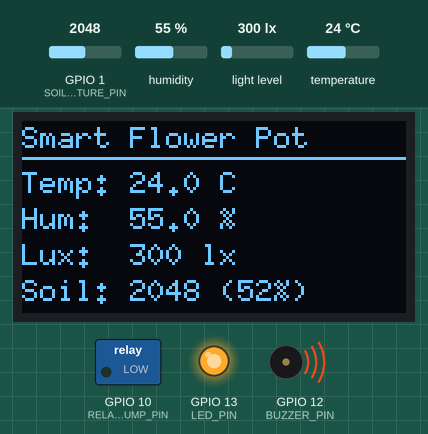
Bench run of a sketch on a simulated ESP32-S3. Shown: 128×64 one-colour display, switched loads named in the sketch (green lamp = pin HIGH), output pins drawn as LEDs (lit = HIGH), buzzer (waves = sounding, pin HIGH). The inputs (shaded band) are chosen by the test bench; at power-on: humidity 55 %, GPIO 1 (SOIL_MOISTURE_PIN) = 2048, light level 300 lx, temperature 24 °C. What the sketch prints to the serial monitor is not drawn.

Above: at 4.3 s.
4.4 s: humidity set to 22 %
At 5.6 s:
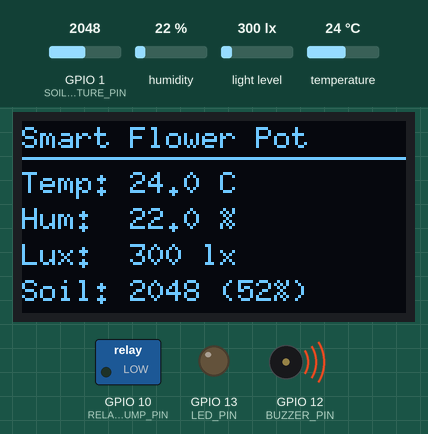
10.5 s: GPIO 1 (SOIL_MOISTURE_PIN) set to 2866
At 12.7 s:
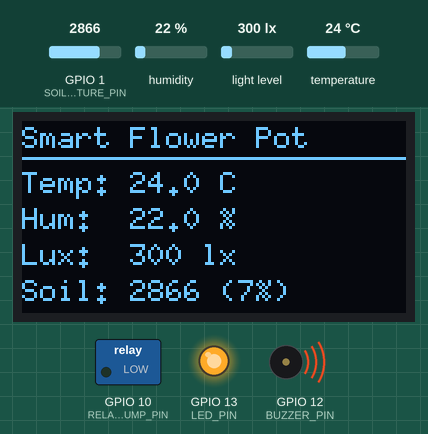
13.2 s: light level set to 40 lx
At 14.3 s:
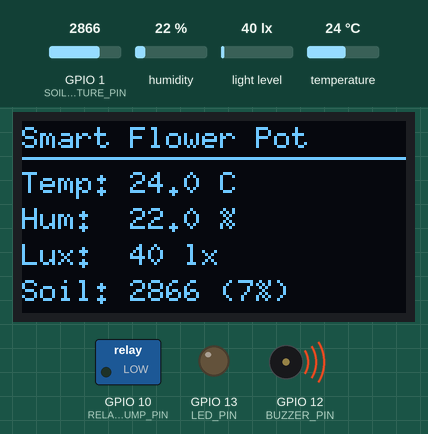
15.9 s: temperature set to 12 °C
At 18.6 s:
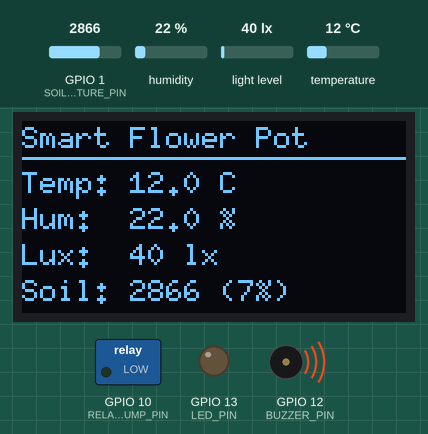
19.1 s: GPIO 1 (SOIL_MOISTURE_PIN) set to 3972
At 20.2 s:
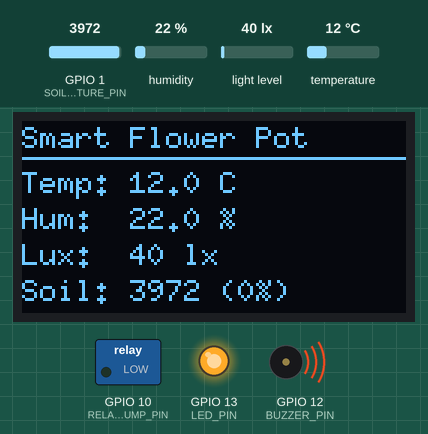
21.8 s: GPIO 1 (SOIL_MOISTURE_PIN) set to 1228
At 24.5 s:
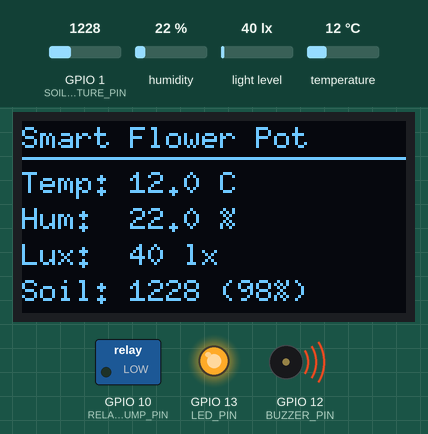
Timing chart, 0 to 26.3 s (numbered marks = the images above; inputs shaded):
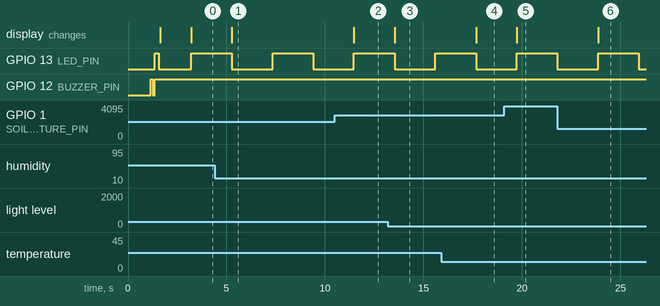

The sketch:

step2_sensor_test.ino
```cpp
/*
 * Step 2 - 传感器裸机测试 (含 OLED 显示)
 * 目的：验证 SHT30、BH1750、土壤湿度传感器是否正常读数
 *       并在 SH1106 OLED 上实时显示
 * 接线：SHT30/BH1750/SH1106 并联 I2C，土壤湿度 OUT->GPIO1
 * 库：Adafruit SHT31、BH1750、U8g2
 */

#include <Wire.h>
#include <U8g2lib.h>
#include <Adafruit_SHT31.h>
#include <BH1750.h>

// ==================== 引脚定义 ====================
#define SOIL_MOISTURE_PIN  1     // ADC1_CH0
#define RELAY_PUMP_PIN     10
#define BUZZER_PIN         12    // 低电平触发
#define LED_PIN            13

// ==================== I2C 地址 ====================
#define SHT30_ADDR   0x44
#define BH1750_ADDR  0x23

// ==================== 对象声明 ====================
Adafruit_SHT31 sht30 = Adafruit_SHT31(&Wire);
BH1750 bh1750;

// SH1106 1.3寸 128x64 OLED，硬件 I2C，无复位引脚
U8G2_SH1106_128X64_NONAME_F_HW_I2C u8g2(U8G2_R0, U8X8_PIN_NONE);

// ==================== 土壤湿度校准值 ====================
// 在空气中干燥时的 ADC 值（约 3000），完全浸水时（约 1200）
const int AIR_VALUE    = 3000;
const int WATER_VALUE  = 1200;

// ==================== 传感器状态 ====================
bool sht30_ok  = false;
bool bh1750_ok = false;

// ==================== I2C 重定向工具 ====================
void beginI2C() {
  Wire.begin(8, 9);       // SDA=GPIO8, SCL=GPIO9
  Wire.setClock(100000);  // 100kHz 标准模式
}

// ==================== 蜂鸣器自检 ====================
void buzzerBeep(int durationMs) {
  digitalWrite(BUZZER_PIN, LOW);   // 低电平触发
  delay(durationMs);
  digitalWrite(BUZZER_PIN, HIGH);  // 关闭
}

// ==================== OLED 初始化 ====================
bool initOLED() {
  u8g2.begin();
  u8g2.enableUTF8Print();  // 启用中文（如果需要）
  return true;
}

// ==================== OLED 显示数据 ====================
void displayData(float temp, float hum, float lux, int soilRaw, int soilPct) {
  u8g2.firstPage();
  do {
    // ---- 标题栏 ----
    u8g2.setFont(u8g2_font_6x10_tf);
    u8g2.setCursor(0, 9);
    u8g2.print("Smart Flower Pot");

    // 分隔线
    u8g2.drawHLine(0, 12, 128);

    // ---- 温度 ----
    u8g2.setCursor(0, 24);
    u8g2.print("Temp: ");
    if (!isnan(temp)) {
      u8g2.print(temp, 1);
      u8g2.print(" C");
    } else {
      u8g2.print("-- C");
    }

    // ---- 湿度 ----
    u8g2.setCursor(0, 36);
    u8g2.print("Hum:  ");
    if (!isnan(hum)) {
      u8g2.print(hum, 1);
      u8g2.print(" %");
    } else {
      u8g2.print("-- %");
    }

    // ---- 光照 ----
    u8g2.setCursor(0, 48);
    u8g2.print("Lux:  ");
    if (lux >= 0) {
      u8g2.print(lux, 0);
      u8g2.print(" lx");
    } else {
      u8g2.print("-- lx");
    }

    // ---- 土壤湿度 ----
    u8g2.setCursor(0, 60);
    u8g2.print("Soil: ");
    u8g2.print(soilRaw);
    u8g2.print(" (");
    u8g2.print(soilPct);
    u8g2.print("%)");

  } while (u8g2.nextPage());
}

// ==================== setup ====================
void setup() {
  Serial.begin(115200);
  delay(1000);

  Serial.println();
  Serial.println("==================================");
  Serial.println(" Step 2 - 传感器裸机测试 (含 OLED)");
  Serial.println(" ESP32-S3 智能花盆");
  Serial.println("==================================");
  Serial.println();

  // 初始化 I2C
  beginI2C();

  // 引脚模式
  pinMode(LED_PIN, OUTPUT);
  pinMode(BUZZER_PIN, OUTPUT);
  pinMode(RELAY_PUMP_PIN, OUTPUT);
  digitalWrite(LED_PIN, LOW);
  digitalWrite(BUZZER_PIN, HIGH);   // 高电平=关闭（低电平触发）
  digitalWrite(RELAY_PUMP_PIN, LOW);

  // ---- 开机蜂鸣器自检 ----
  Serial.print("[BUZZER] 自检...");
  buzzerBeep(150);
  delay(100);
  buzzerBeep(100);
  Serial.println(" 完成 ✅");

  // ---- LED 闪烁 ----
  digitalWrite(LED_PIN, HIGH);
  delay(200);
  digitalWrite(LED_PIN, LOW);

  // ---- OLED 初始化 ----
  Serial.print("[OLED]  正在初始化...");
  if (initOLED()) {
    Serial.println(" 完成 ✅");
  }

  // ---- SHT30 ----
  Serial.print("[SHT30] 正在检测...");
  if (sht30.begin(SHT30_ADDR)) {
    sht30_ok = true;
    Serial.println(" 已找到 ✅");
  } else {
    Serial.println(" 未找到 ❌");
  }

  // ---- BH1750 ----
  Serial.print("[BH1750] 正在检测...");
  if (bh1750.begin(BH1750::CONTINUOUS_HIGH_RES_MODE, BH1750_ADDR, &Wire)) {
    bh1750_ok = true;
    Serial.println(" 已找到 ✅");
  } else {
    Serial.println(" 未找到 ❌");
  }

  // ---- I2C 扫描 ----
  Serial.println("\n[I2C] 扫描总线...");
  for (uint8_t addr = 1; addr < 127; addr++) {
    Wire.beginTransmission(addr);
    if (Wire.endTransmission() == 0) {
      Serial.print("  设备 @ 0x");
      if (addr < 16) Serial.print("0");
      Serial.println(addr, HEX);
    }
  }
  Serial.println("[I2C] 扫描完成");

  // ---- 屏幕显示欢迎 ----
  u8g2.firstPage();
  do {
    u8g2.setFont(u8g2_font_10x20_tf);
    u8g2.setCursor(8, 30);
    u8g2.print("Sensor");
    u8g2.setCursor(8, 52);
    u8g2.print("Test OK!");
  } while (u8g2.nextPage());
  delay(1500);

  Serial.println("\n每2秒刷新数据:");
  Serial.println("温度   | 湿度   | 光照     | 土壤ADC(百分比)");
  Serial.println("--------------------------------------------");
}

// ==================== loop ====================
void loop() {
  // ---- 读取 SHT30 ----
  float temp = NAN, hum = NAN;
  if (sht30_ok) {
    temp = sht30.readTemperature();
    hum  = sht30.readHumidity();
  }

  // ---- 读取 BH1750 ----
  float lux = -1;
  if (bh1750_ok) lux = bh1750.readLightLevel();

  // ---- 读取土壤湿度 ----
  int soilRaw = analogRead(SOIL_MOISTURE_PIN);
  int soilPercent = constrain(
    map(soilRaw, AIR_VALUE, WATER_VALUE, 0, 100),
    0, 100
  );

  // ---- 串口输出 ----
  if (!isnan(temp)) { Serial.print(temp, 1); Serial.print("C   "); }
  else              { Serial.print("--C   "); }

  if (!isnan(hum))  { Serial.print(hum, 1); Serial.print("%   "); }
  else              { Serial.print("--%   "); }

  if (lux >= 0)     { Serial.print(lux, 0); Serial.print(" lx   "); }
  else              { Serial.print("--- lx   "); }

  Serial.print(soilRaw);
  Serial.print(" (");
  Serial.print(soilPercent);
  Serial.println("%)");

  // ---- OLED 显示 ----
  displayData(temp, hum, lux, soilRaw, soilPercent);

  // ---- LED 心跳 ----
  digitalWrite(LED_PIN, !digitalRead(LED_PIN));

  delay(2000);
}
```

Measured:
- after the input at 4.4 s, the display: changes after 0.87 s (image 1)
- after the input at 10.5 s, the display: changes after 0.97 s (image 2)
- after the input at 13.2 s, the display: changes after 0.34 s (image 3)
- after the input at 15.9 s, the display: changes after 1.8 s (image 4)
- after the input at 19.1 s, the display: changes after 0.64 s (image 5)
- after the input at 21.8 s, the display: changes after 2.1 s (image 6)
